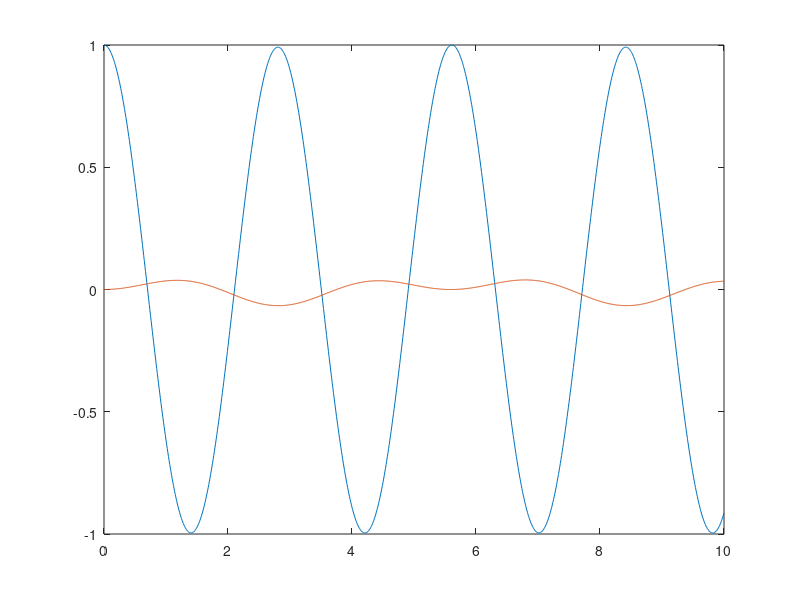

MATLAB code to generate this figure:
M = [2 0;0 8];
K = [10 -1;-1 10];
L = chol(M)^-1;
Kbar = L*K*L;
[P,lam] = eig(Kbar);
w = sqrt(diag(lam));
S = L*P;
inv_S = inv(S);
x0 = [1 0]';
xd0 = [0 0]';
t = 0:0.01:10;
r0 = inv_S*x0;
rd0 = inv_S*xd0;
r1 = r0(1)*sin(w(1).*t+pi/2);
r2 = r0(2)*sin(w(2).*t+pi/2);
r = [r1;r2];
x = mtimes(S,r);
plot(t,x(1,:),t,x(2,:))